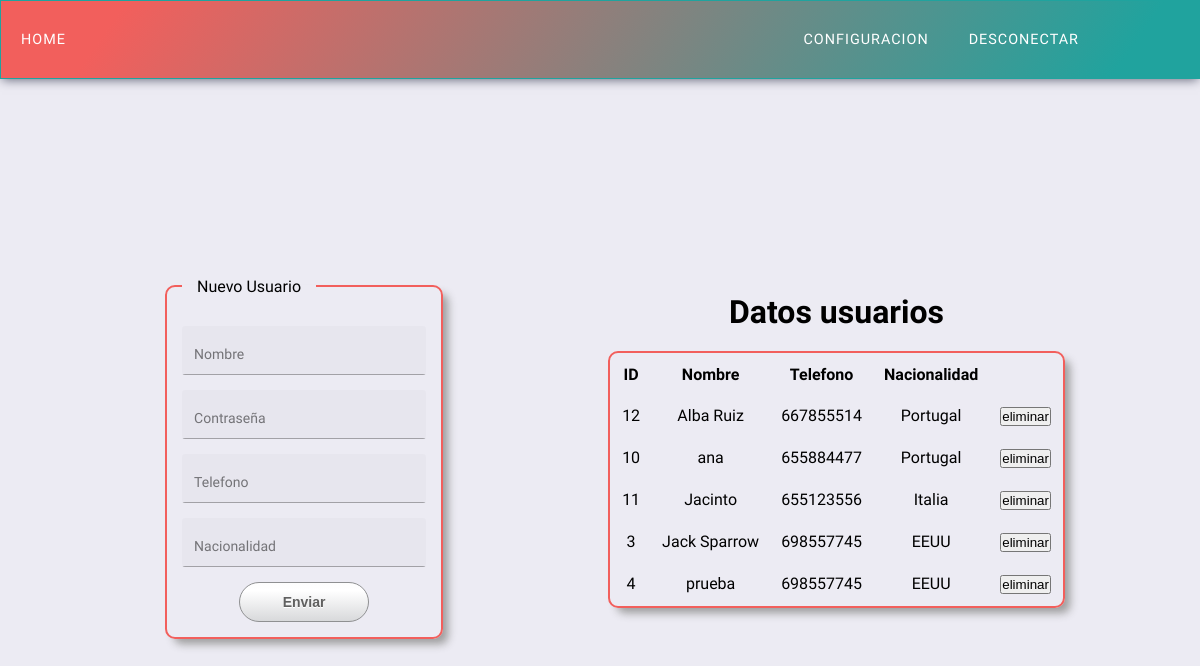
The app's page /index.php?controlador=usuarios (signed in) with its own data.
### tables this page shows
CREATE TABLE `usuarios` (
  `id` int(11) NOT NULL,
  `nombre` varchar(20) NOT NULL,
  `passwd` varchar(20) NOT NULL,
  `telefono` int(9) NOT NULL,
  `nacionalidad` varchar(20) NOT NULL
);

### controller/usuarios_controller.php (called while the page is built, shortened)
<?php
require_once("model/usuarios_model.php");
$usuario= new Usuarios_Model();
$array_usuarios= $usuario->get_usuarios();
require_once("view/usuarios_view.php");
?>

### model/conectar.php (called while the page is built)
<?php
class Conectar{
    public static function conexion(){
        try{
            $conexion = new mysqli("127.0.0.1:33065","root","","practica");
        }catch(Exception $e){
            die('Error:'.$e->getMessage());
        }
        return $conexion;
    }
}
?>

### model/usuarios_model.php (called while the page is built, shortened)
<?php
class Usuarios_model
{
    private $db;
    private $datos;
    public function __construct()
    {
        require_once("model/conectar.php");
        $this->db = Conectar::conexion();
        $this->datos = array();
    }
    public function get_usuarios()
    {
        $sql = "SELECT id, nombre, telefono, nacionalidad FROM usuarios";
        $consulta = $this->db->query($sql);
        while ($registro = $consulta->fetch_assoc()) {
            $this->datos[] = $registro;
        }
        return $this->datos;
    }
}
?>

### view/tablaUsuarios_view.php (the view)
<div class="tabla">
    <h1>Datos usuarios</h1>
    <table>
        <tr>
            <th>ID</th>
            <th>Nombre</th>
            <th>Telefono</th>
            <th>Nacionalidad</th>
        </tr>
        <?php
        foreach ($array_usuarios as $value) {
            if (is_array($value)) {
                echo "<tr>";
                foreach ($value as $key => $value2) {
                    echo "<td>" . $value2 . "</td>";
                }
                echo '<td><form action="" method="POST">
                    <input type="text" name="borrar_usuario" value="' . $value["nombre"] . '" hidden />
                    <input type="submit" name="eliminar" value="eliminar" />
                    </form></td>';
            }
        }
        ?>
    </table>
</div>
</main>

### index.php (shortened to what this page needs)
<!DOCTYPE html>
<html lang="en">
<head>
    <link rel="stylesheet" href="css/styles.css">
</head>
<body>
    <div class="container">
        <?php
        require_once("controller/front_crontroller.php");
        ?>
    </div>
</body>
</html>

### controller/front_crontroller.php (shortened to what this page needs)
<?php
$controller = DEFAULT_CONTROLLER;
if ( !empty ( $_GET[ 'controlador' ] ) ) $controller = $_GET [ 'controlador' ];
$controller = CONTROLLERS_FOLDER . $controller . '_controller.php';
try
{
if ( is_file ( $controller ) ) require_once ($controller);
else
throw new Exception ('El controlador no existe - 404 not found');
}catch (Exception $e) {
console_log($e->getMessage());
}
?>

### view/menu_view.php (shortened to what this page needs)
<?php
if (isset($_SESSION["usuario"])) {
?>
    <header>
        <nav>
            <span class="izquierda"><a href="index.php">Home</a></span>
            <ul>
                <li><a href="#">Configuracion</a>
                </li>
                <li><a href="index.php?controlador=galeria&action=desconexion">Desconectar</a></li>
            </ul>
        </nav>
    </header>
<?php
}
?>

### view/usuarios_view.php (shortened to what this page needs)
<?php
require_once("menu_view.php");
if (isset($_SESSION["usuario"])) {
    require_once("formularioUsuarios_view.php");
    if (isset($array_usuarios)) {
        require_once("tablaUsuarios_view.php");
    }
}
?>

### view/formularioUsuarios_view.php (shortened to what this page needs)
<main>
    <div>
        <form action="" method="POST">
            <fieldset class="formularioUser">
                <legend>Nuevo Usuario</legend>
                <label class="inp" for="nombre">
                    <input placeholder="" id="nombre" name="nombre" type="text">
                    <span class="lbl">Nombre</span>
                </label>
                <label class="inp" for="passwd">
                    <input placeholder="" id="passwd" name="passwd" type="text">
                    <span class="lbl">Contraseña</span>
                </label>
                <label class="inp" for="telefono">
                    <input placeholder="" id="telefono" name="telefono" type="text">
                    <span class="lbl">Telefono</span>
                </label>
                <label class="inp" for="nombre">
                    <input placeholder="" id="nacionalidad" name="nacionalidad" type="text">
                    <span class="lbl">Nacionalidad</span>
                </label>
                <input class="boton" type="submit" value="Enviar" name="enviar" id="enviar">
            </fieldset>
        </form>
    </div>

### css/styles.css (style rules this page uses)
:root { --colorClaro1: #F25F5C; --colorClaro2: #20A39E; --colorOscuro1: #67697C; --colorNegro: #010400; --colorMain: #ECEBF3; }
*, *:before, *:after { -webkit-box-sizing: border-box; -moz-box-sizing: border-box; box-sizing: border-box; padding: 0; margin: 0; }
body { background-color: var(--colorMain); font-family: 'Prompt', sans-serif; }
.izquierda { float: left; }
nav { position: fixed; top: 0; left: 0; width: 100%; background: rgb(242,95,92); background: linear-gradient(125deg, var(--colorClaro1) 10%, var(--colorClaro2) 93%); box-shadow: 0 3px 10px -2px var(--colorOscuro1); border: 1px solid var(--colorClaro2); color: white; font-family: 'Yantramanav', sans-serif; z-index: 1; }
nav ul { list-style: none; position: relative; float: right; margin-right: 100px; display: inline-table; }
nav ul li { float: left; -webkit-transition: all .2s ease-in-out; -moz-transition: all .2s ease-in-out; transition: all .2s ease-in-out; }
nav ul li a, a { display: block; padding: 30px 20px; font-size: .9em; letter-spacing: 1px; text-decoration: none; text-transform: uppercase; color: white; }
main { margin-top: 100px; display: flex; align-items: center; justify-content: space-evenly; width: 100%; }
.formularioUser { display: flex; flex-direction: column; gap: 15px; margin: 30px; border: solid 2.5px var(--colorClaro1); border-radius: 10px; padding: 15px; -webkit-box-shadow: 7px 7px 9px -2px rgba(155,155,155,0.99); box-shadow: 7px 7px 9px -2px rgba(155,155,155,0.99); }
.formularioUser legend { padding: 15px; }
.container { display: flex; flex-direction: column; justify-content: center; align-items: center; overflow: hidden; transition: 0.25s; min-height: 100vh; }
.inp { position: relative; margin: auto; width: 100%; max-width: 250px; border-radius: 3px; overflow: hidden; display: inline-block; }
.inp .lbl { position: absolute; top: 20px; left: 12px; font-size: 14px; color: rgba(0, 0, 0, 0.5); font-weight: 500; -webkit-transform-origin: 0 0; -ms-transform-origin: 0 0; transform-origin: 0 0; -webkit-transform: translate3d(0, 0, 0); transform: translate3d(0, 0, 0); -webkit-transition: all 0.2s ease; transition: all 0.2s ease; pointer-events: none; }
.inp input { -webkit-appearance: none; -moz-appearance: none; appearance: none; width: 100%; border: 0; font-family: inherit; padding: 30px 12px 0 12px; font-size: 16px; font-weight: 400; background: rgba(0, 0, 0, 0.02); -webkit-box-shadow: inset 0 -1px 0 rgba(0, 0, 0, 0.3); box-shadow: inset 0 -1px 0 rgba(0, 0, 0, 0.3); color: #000; -webkit-transition: all 0.15s ease; transition: all 0.15s ease; }
.inp input:not(:placeholder-shown) + .lbl { color: rgba(0, 0, 0, 0.5); -webkit-transform: translate3d(0, -12px, 0) scale(0.75); transform: translate3d(0, -12px, 0) scale(0.75); }
.boton { outline: none; cursor: pointer; width: 130px; height: 40px; background-image: linear-gradient(to top, #D8D9DB 0%, #fff 80%, #FDFDFD 100%); border-radius: 30px; border: 1px solid #8F9092; transition: all 0.2s ease; font-family: "Source Sans Pro", sans-serif; font-size: 14px; font-weight: 600; color: #606060; text-shadow: 0 1px #fff; position: relative; margin: auto; }
table { -webkit-box-shadow: 7px 7px 9px -2px rgba(155,155,155,0.99); box-shadow: 7px 7px 9px -2px rgba(155,155,155,0.99); border: solid 2.5px var(--colorClaro1); border-radius: 10px; }
th,td { padding: 10px; text-align: center; }
.tabla h1 { text-align: center; margin-bottom: 20px; }

### records on screen
usuarios: id "12", nombre "Alba Ruiz", telefono "667855514", nacionalidad "Portugal"
usuarios: id "10", nombre "ana", telefono "655884477", nacionalidad "Portugal"
usuarios: id "11", nombre "Jacinto", telefono "655123556", nacionalidad "Italia"
usuarios: id "3", nombre "Jack Sparrow", telefono "698557745", nacionalidad "EEUU"
usuarios: id "4", nombre "prueba", telefono "698557745", nacionalidad "EEUU"
